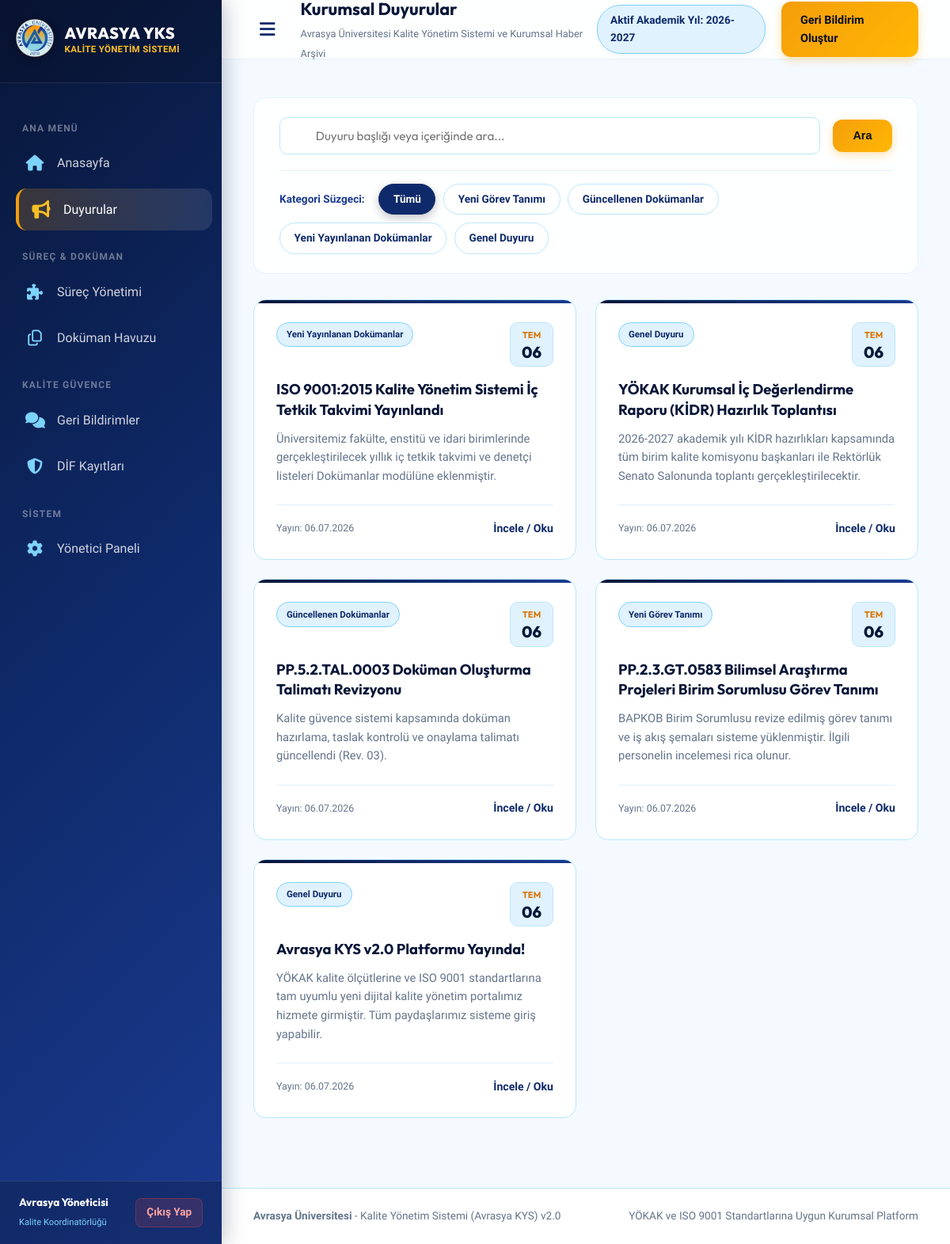
Page /announcements/ on the committed database.
### core/models.py (models this page shows, shortened)
class Announcement(models.Model):
    CATEGORY_CHOICES = [
        ('görev', 'Yeni Görev Tanımı'),
        ('doküman', 'Güncellenen Dokümanlar'),
        ('yeni_doküman', 'Yeni Yayınlanan Dokümanlar'),
        ('genel', 'Genel Duyuru'),
    ]
    title = models.CharField(max_length=255, verbose_name="Duyuru Başlığı")
    content = models.TextField(verbose_name="Duyuru İçeriği")
    category = models.CharField(max_length=50, choices=CATEGORY_CHOICES, default='genel', verbose_name="Kategori")
    created_at = models.DateTimeField(auto_now_add=True, verbose_name="Yayın Tarihi")
    link = models.CharField(max_length=255, blank=True, null=True, verbose_name="İlgili Bağlantı")
    class Meta:
        verbose_name = "Duyuru"
        verbose_name_plural = "Duyurular"
        ordering = ['-created_at']

### core/views.py (the view)
# urls.py: path('announcements/', views.announcement_list_view, name='announcement_list'),
def announcement_list_view(request):
    announcements = Announcement.objects.all()
    category = request.GET.get('category')
    if category and category != 'all':
        announcements = announcements.filter(category=category)
    q = request.GET.get('q')
    if q:
        announcements = announcements.filter(title__icontains=q) | announcements.filter(content__icontains=q)
        announcements = announcements.distinct()
    context = {
        'announcements': announcements,
        'selected_category': category or 'all',
        'search_query': q or '',
        'category_choices': Announcement.CATEGORY_CHOICES,
    }
    return render(request, 'core/announcement_list.html', context)

### templates/core/announcement_list.html (shortened to what this page needs)
{% extends "base.html" %}
{% load static %}
{% block page_subtitle %}Avrasya Üniversitesi Kalite Yönetim Sistemi ve Kurumsal Haber Arşivi{% endblock %}
{% block content %}
<div class="announcements-container">
    <div class="filter-header-card">
        <form method="get" action="{% url 'announcement_list' %}">
            <div class="search-box-row">
                <div class="search-input-group">
                    <input type="text" name="q" value="{{ search_query }}" placeholder="Duyuru başlığı veya içeriğinde ara..." autocomplete="off">
                </div>
                <button type="submit" class="btn btn-gold" style="padding: 0.8rem 1.6rem; font-weight: 700;">
                    <span>Ara</span>
                </button>
            </div>
        </form>
        <div class="category-tabs">
            <span style="font-size: 0.85rem; font-weight: 700; color: var(--navy-700); margin-right: 0.5rem;">Kategori Süzgeci:</span>
            <a href="{% url 'announcement_list' %}{% if search_query %}?q={{ search_query }}{% endif %}" class="tab-btn {% if selected_category == 'all' %}active{% endif %}">
                <span>Tümü</span>
            </a>
            {% for code, label in category_choices %}
            <a href="{% url 'announcement_list' %}?category={{ code }}{% if search_query %}&q={{ search_query }}{% endif %}" class="tab-btn {% if selected_category == code %}active{% endif %}">
                <span>{{ label }}</span>
            </a>
            {% endfor %}
        </div>
    </div>
    <div class="announcements-grid">
        {% if announcements %}
            {% for ann in announcements %}
            <div class="ann-card">
                <div>
                    <div class="ann-card-header">
                        <span class="status-badge badge-progress" style="font-size: 0.72rem; padding: 0.35rem 0.75rem;">
                            {{ ann.get_category_display }}
                        </span>
                        <div class="ann-date-badge">
                            <span class="month">{{ ann.created_at|date:"M" }}</span>
                            <span class="day">{{ ann.created_at|date:"d" }}</span>
                        </div>
                    </div>
                    <div class="ann-card-body">
                        <h3>
                            <a href="{% url 'announcement_detail' ann.id %}">{{ ann.title }}</a>
                        </h3>
                        <p>{{ ann.content|truncatewords:28 }}</p>
                    </div>
                </div>
                <div class="ann-card-footer">
                    <span style="font-size: 0.78rem; color: var(--text-muted);">
                        Yayın: {{ ann.created_at|date:"d.m.Y" }}
                    </span>
                    <a href="{% url 'announcement_detail' ann.id %}" class="btn-read-more">
                        <span>İncele / Oku</span>
                    </a>
                </div>
            </div>
            {% endfor %}
        {% endif %}
    </div>
</div>
{% endblock %}

### static/css/style.css (style rules this page uses)
:root { --navy-950: #050d21; --navy-900: #081638; --navy-800: #0f2a6a; --navy-700: #1a3a8f; --navy-600: #254ebb; --gold-400: #fbbf24; --gold-500: #f59e0b; --gold-600: #d97706; --ice-50: #f4faff; --ice-100: #e0f2fe; --ice-200: #bae6fd; --ice-300: #7dd3fc; --text-main: #0f172a; --text-muted: #64748b; --text-light: #94a3b8; --bg-main: var(--ice-50); --bg-card: rgba(255, 255, 255, 0.9); --navy-gradient: linear-gradient(135deg, #081638 0%, #0f2a6a 50%, #1a3a8f 100%); --gold-gradient: linear-gradient(135deg, #f59e0b 0%, #ffb703 100%); --card-gradient: linear-gradient(145deg, rgba(255,255,255,0.95) 0%, rgba(240,249,255,0.85) 100%); --glass-bg: rgba(255, 255, 255, 0.85); --glass-border: rgba(224, 242, 254, 0.9); --glass-shadow: 0 10px 30px -5px rgba(15, 42, 106, 0.08), 0 4px 10px -5px rgba(15, 42, 106, 0.04); --hover-shadow: 0 20px 40px -10px rgba(15, 42, 106, 0.15), 0 0 15px rgba(245, 158, 11, 0.2); --radius-sm: 8px; --radius-md: 14px; --radius-lg: 20px; --radius-xl: 28px; --transition: all 0.3s cubic-bezier(0.4, 0, 0.2, 1); }
* { margin: 0; padding: 0; box-sizing: border-box; }
body { font-family: 'Plus Jakarta Sans', 'Outfit', sans-serif; background-color: var(--bg-main); color: var(--text-main); line-height: 1.6; overflow-x: hidden; }
h1, h2, h3, h4, h5, h6 { font-family: 'Outfit', sans-serif; font-weight: 700; color: var(--navy-900); }
a { text-decoration: none; color: inherit; transition: var(--transition); }
.btn { display: inline-flex; align-items: center; gap: 0.5rem; padding: 0.75rem 1.5rem; border-radius: 12px; font-weight: 600; font-size: 0.9rem; cursor: pointer; transition: var(--transition); border: none; outline: none; }
.btn-gold { background: var(--gold-gradient); color: var(--navy-950); font-weight: 700; box-shadow: 0 4px 12px rgba(245, 158, 11, 0.3); }
.status-badge { padding: 0.4rem 0.85rem; border-radius: 20px; font-size: 0.75rem; font-weight: 700; display: inline-flex; align-items: center; gap: 0.35rem; }
.badge-progress { background: var(--ice-100); color: var(--navy-800); border: 1px solid var(--ice-300); }

### rows in the picture
Announcement: category "Yeni Yayınlanan Dokümanlar", created_at "TEM", created_at "06", title "ISO 9001:2015 Kalite Yönetim Sistemi İç Tetkik Takvimi Yayınlandı", content "Üniversitemiz fakülte, enstitü ve idari birimlerinde gerçekleştirilecek yıllık iç tetkik takvimi ve denetçi listeleri Dokümanlar modülüne eklenmiştir.", created_at "06.07.2026"
Announcement: category "Genel Duyuru", created_at "TEM", created_at "06", title "YÖKAK Kurumsal İç Değerlendirme Raporu (KİDR) Hazırlık Toplantısı", content "2026-2027 akademik yılı KİDR hazırlıkları kapsamında tüm birim kalite komisyonu başkanları ile Rektörlük Senato Salonunda toplantı gerçekleştirilecektir.", created_at "06.07.2026"
Announcement: category "Güncellenen Dokümanlar", created_at "TEM", created_at "06", title "PP.5.2.TAL.0003 Doküman Oluşturma Talimatı Revizyonu", content "Kalite güvence sistemi kapsamında doküman hazırlama, taslak kontrolü ve onaylama talimatı güncellendi (Rev. 03).", created_at "06.07.2026"
Announcement: category "Yeni Görev Tanımı", created_at "TEM", created_at "06", title "PP.2.3.GT.0583 Bilimsel Araştırma Projeleri Birim Sorumlusu Görev Tanımı", content "BAPKOB Birim Sorumlusu revize edilmiş görev tanımı ve iş akış şemaları sisteme yüklenmiştir. İlgili personelin incelemesi rica olunur.", created_at "06.07.2026"
Announcement: category "Genel Duyuru", created_at "TEM", created_at "06", title "Avrasya KYS v2.0 Platformu Yayında!", content "YÖKAK kalite ölçütlerine ve ISO 9001 standartlarına tam uyumlu yeni dijital kalite yönetim portalımız hizmete girmiştir. Tüm paydaşlarımız sisteme giriş yapabilir.", created_at "06.07.2026"

### other values in the picture
{{ label }} "Yeni Görev Tanımı" "Güncellenen Dokümanlar" "Yeni Yayınlanan Dokümanlar" "Genel Duyuru"
